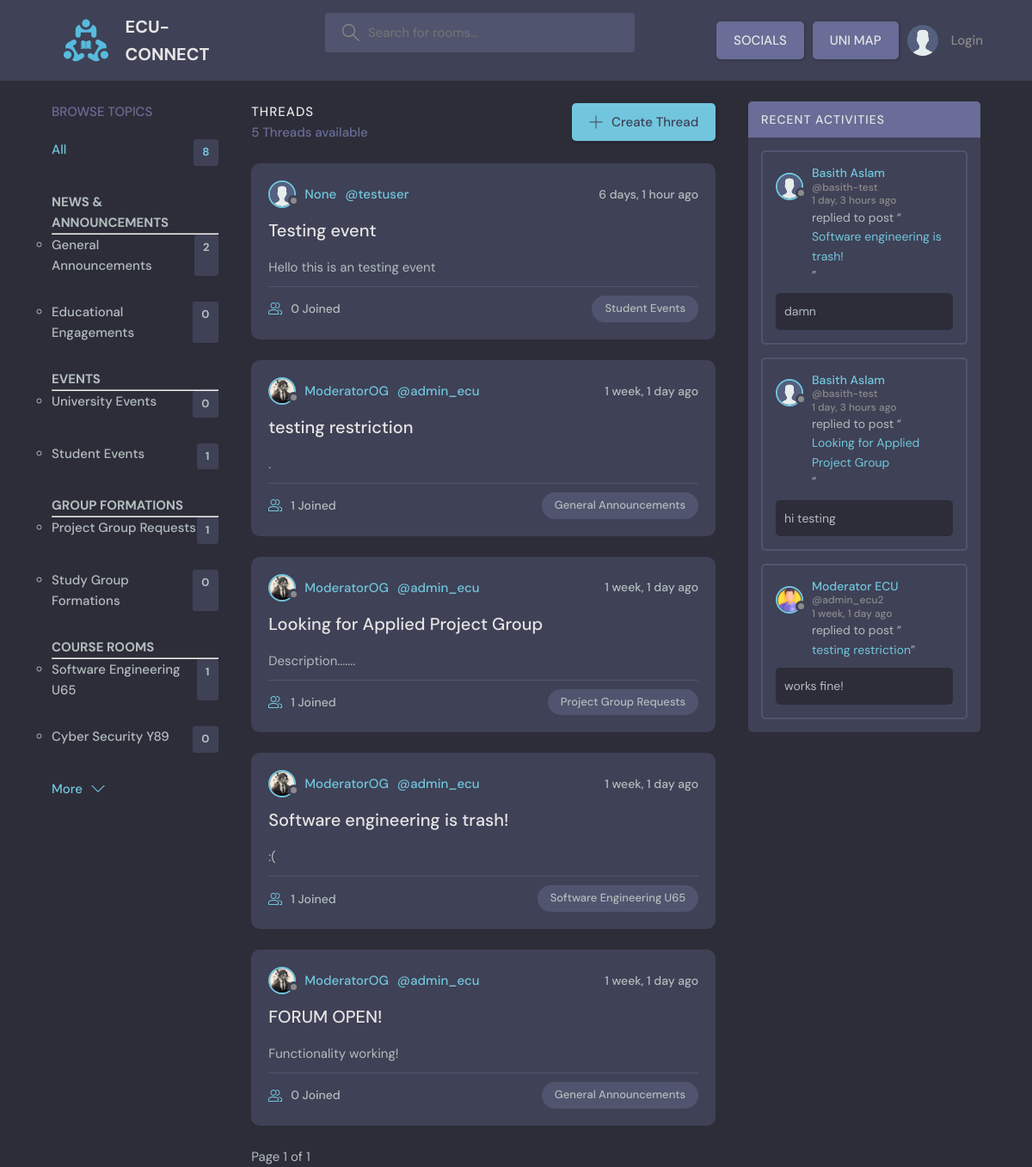
/, run on an earlier commit of the app's database.
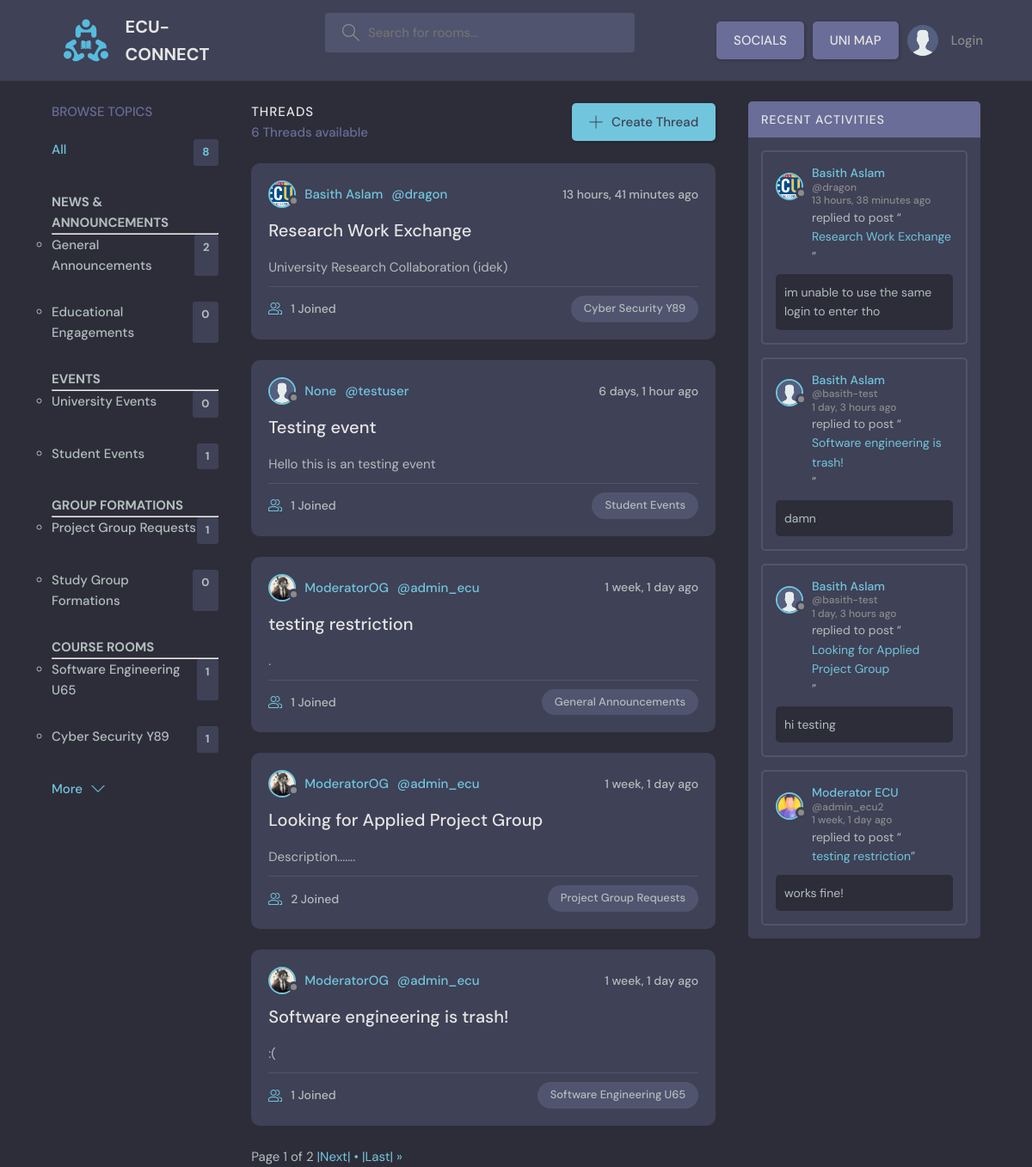
And on a later commit of the database.
### base/models.py (models this page shows, shortened)
class Topic(models.Model):
    name = models.CharField(max_length=200)

class Thread(models.Model):
    host = models.ForeignKey(User, on_delete = models.SET_NULL, null=True)
    topic = models.ForeignKey(Topic, on_delete = models.SET_NULL, null=True)
    name = models.CharField(max_length=200)
    description = models.TextField(null = True, blank = True)
    participants = models.ManyToManyField(User, related_name='participants', blank=True)
    updated = models.DateTimeField(auto_now= True)
    created = models.DateTimeField(auto_now_add= True)
    class Meta:
       ordering = ['-updated', '-created']
    def __str__(self):
        return self.name

class User(AbstractUser):
    username = models.CharField(max_length=150, unique=True, null=True)
    name = models.CharField(max_length=200, null=True)
    email = models.EmailField(unique=True, null=True)
    bio = models.TextField(null=True)
    avatar = models.ImageField(null=True, default="avatar.svg")
    USERNAME_FIELD = 'email'
    REQUIRED_FIELDS = ['username']

class Comment(models.Model):
    user = models.ForeignKey(User, on_delete=models.CASCADE)
    thread = models.ForeignKey(Thread, on_delete=models.CASCADE)
    body = models.TextField()
    updated = models.DateTimeField(auto_now= True)
    created = models.DateTimeField(auto_now_add= True)
    class Meta:
       ordering = ['-updated', '-created']

### base/views.py (the view)
# urls.py: 2. Add a URL to urlpatterns:  path('', views.home, name='home')
def home(request):
    q = request.GET.get('q') if request.GET.get('q') != None else ''
    threads = Thread.objects.filter(
        Q(topic__name__icontains=q) |
        Q(name__icontains=q) |
        Q(description__icontains=q)
        )#[0:5]
    thread_count = threads.count()
    paginator = Paginator(threads, 5)  # Show 5 threads per page
    page_number = request.GET.get('page')
    try:
        threads = paginator.page(page_number)
    except PageNotAnInteger:
        threads = paginator.page(1)
    except EmptyPage:
        threads = paginator.page(paginator.num_pages)
    topics = Topic.objects.all() #[0:5]
    thread_comments = Comment.objects.filter(Q(thread__topic__name__icontains=q))[0:5]
    context = {'threads': threads, 'topics': topics, 'thread_comments': thread_comments, 'thread_count': thread_count, 'q': q}
    return render(request, 'base/home.html', context )

### base/templates/base/home.html (shortened to what this page needs)
{% extends 'main.html' %}
{% block content %}
    <main class="layout layout--3">
      <div class="container">
        {% include 'base/topics_component.html' %}
        <div class="roomList">
          <div class="roomList__header">
            <div>
              <h2>THREADS</h2>
              <p>{{thread_count}} Threads available</p>
            </div>
            <a class="btn btn--main" href="{% url 'create_thread' %}">
              <svg version="1.1" xmlns="http://www.w3.org/2000/svg" width="32" height="32" viewBox="0 0 32 32">
                <title>add</title>
                <path
                  d="M16.943 0.943h-1.885v14.115h-14.115v1.885h14.115v14.115h1.885v-14.115h14.115v-1.885h-14.115v-14.115z"
                ></path>
              </svg>
              Create Thread
            </a>
          </div>
          {% include 'base/feed_component.html' %}
        </div>
        {% include 'base/activity_component.html' %}
      </div>
    </main>
{% endblock content %}

### base/templates/base/topics_component.html (shortened to what this page needs)
        <div class="topics">
            <div class="topics__header">
              <h2>Browse Topics</h2>
            </div>
            <ul class="topics__list">
                <li>
                    <a href="{% url 'home' %}" class="active">All <span>{{topics.count}}</span></a>
                </li>
              <li>
                <h4>NEWS & ANNOUNCEMENTS</h4>
                <hr>
                <ul>
                  {% for topic in topics %}
                    {% if topic.name == "General Announcements" or topic.name == "Educational Engagements"  %}
                      <li><strong><a href="{% url 'home' %}?q={{topic.name}}">{{topic.name}}<span>{{topic.thread_set.all.count}}</span></a></strong></li>
                    {% endif %}
                  {% endfor %}
                </ul>
              </li>
              <li>
                <h4>EVENTS</h4>
                <hr>
                <ul>
                  {% for topic in topics %}
                  {% if topic.name == "University Events" or topic.name == "Student Events"  %}
                      <li><strong><a href="{% url 'home' %}?q={{topic.name}}">{{topic.name}}<span>{{topic.thread_set.all.count}}</span></a></strong></li>
                    {% endif %}
                  {% endfor %}
                </ul>
              </li>
              <li>
                <h4>GROUP FORMATIONS</h4>
                <hr>
                <ul>
                  {% for topic in topics %}
                  {% if topic.name == "Project Group Requests" or topic.name == "Study Group Formations"  %}
                      <li> <a href="{% url 'home' %}?q={{topic.name}}">{{topic.name}}<span>{{topic.thread_set.all.count}}</span></a></li>
                    {% endif %}
                  {% endfor %}
                </ul>
              </li>
              <li>
                <h4>COURSE ROOMS</h4>
                <hr>
                <ul>
                  {% for topic in topics %}
                  {% if topic.name == "Software Engineering U65" or topic.name == "Cyber Security Y89"  %}
                      <li><strong><a href="{% url 'home' %}?q={{topic.name}}">{{topic.name}}<span>{{topic.thread_set.all.count}}</span></a></strong></li>
                    {% endif %}
                  {% endfor %}
                </ul>
              </li>
            </ul>
            <a class="btn btn--link" href="topics.html">
              More
              <svg version="1.1" xmlns="http://www.w3.org/2000/svg" width="32" height="32" viewBox="0 0 32 32">
                <title>chevron-down</title>
                <path d="M16 21l-13-13h-3l16 16 16-16h-3l-13 13z"></path>
              </svg>
            </a>
          </div>

### base/templates/base/feed_component.html (shortened to what this page needs)
{% for thread in threads %}
<div class="roomListRoom">
    <div class="roomListRoom__header">
        <a href="{% url 'user_profile' thread.host.id %}" class="roomListRoom__author">
        <div class="avatar avatar--small">
            <img src="{{thread.host.avatar.url}}" />
        </div>
        <span>{{thread.host.name}}</span>
        <span>@{{thread.host.username}}</span>
        </a>
        <div class="roomListRoom__actions">
        <span>{{thread.created|timesince}} ago</span>
        </div>
    </div>
    <div class="roomListRoom__content">
        <a href="{% url 'thread' thread.id %}">{{thread.name}}</a>
        <p>
            {{ thread.description }}
        </p>
    </div>
    <div class="roomListRoom__meta">
        <a href="{% url 'thread' thread.id %}" class="roomListRoom__joined">
        {{thread.participants.all.count}} Joined
        </a>
        <p class="roomListRoom__topic">{{thread.topic.name}}</p>
    </div>
</div>
{% endfor %}
<div class="pagination">
    <span class="step-links">
        <span class="current">
            Page {{ threads.number }} of {{ threads.paginator.num_pages }}
        </span>
        {% if threads.has_next %}
            <a href="?page={{ threads.next_page_number }}{% if q %}&q={{ q }}{% endif %}"> |Next| • </a>
            <a href="?page={{ threads.paginator.num_pages }}{% if q %}&q={{ q }}{% endif %}"> |Last| &raquo;</a>
        {% endif %}
    </span>
</div>

### base/templates/base/activity_component.html (shortened to what this page needs)
<div class="activities">
    <div class="activities__header">
      <h2>Recent Activities</h2>
    </div>
    {% for comment in thread_comments %}
    <div class="activities__box">
      <div class="activities__boxHeader roomListRoom__header">
        <a href="{% url 'user_profile' comment.user.id %}" class="roomListRoom__author">
          <div class="avatar avatar--small">
            <img src="{{comment.user.avatar.url}}" />
          </div>
          <p>
            {{comment.user.name}}
            <span>@{{comment.user.username}}</span>
            <span>{{comment.created|timesince}} ago</span>
          </p>
        </a>
      </div>
      <div class="activities__boxContent">
        <p>replied to post “<a href="{% url 'thread' comment.thread.id %}">{{comment.thread}}</a>”</p>
        <div class="activities__boxRoomContent">
            <p>{{comment.body}}</p>
        </div>
      </div>
    </div>
    {% endfor %}
  </div>

What changed in the data, as far as the page shows it:
no longer on this page (row unchanged): Thread: host.avatar (picture), host.name "ModeratorOG", host.username "admin_ecu", created "1 week, 1 day", name "FORUM OPEN!", description "Functionality working!", participants.all.count "0", topic.name "General Announcements"
computed for Topic "Cyber Security Y89": thread_set.all.count "0" → "1"
added Thread: host.avatar (picture), host.name "Basith Aslam", host.username "dragon", created "13 hours, 41 minutes", name "Research Work Exchange", description "University Research Collaboration (idek)", participants.all.count "1", topic.name "Cyber Security Y89"
computed for Thread "Testing event": participants.all.count "0" → "1"
computed for Thread "Looking for Applied Project Group": participants.all.count "1" → "2"
added Comment: user.avatar (picture), user.name "Basith Aslam", user.username "dragon", created "13 hours, 38 minutes", thread "Research Work Exchange", body "im unable to use the same login to enter tho"
Also different on the page:
{{ thread_count }}: "5" → "6"
{{ threads.paginator.num_pages }}: "1" → "2"
text now shown: "|Next| • |Last| »"
